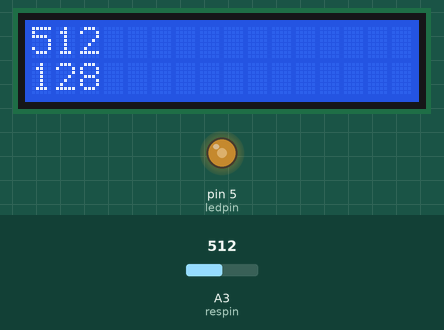
Recording of a sketch running on a simulated Arduino Uno, built with avr-gcc and run on an emulated ATmega328P. Parts: 16×2 character LCD, output pins drawn as LEDs (lit = HIGH). The test bench sets the inputs (shaded band); at power-on: A3 (respin) = 512.

Above: at 2.2 s.
2.3 s: A3 (respin) set to 306
At 4.2 s:
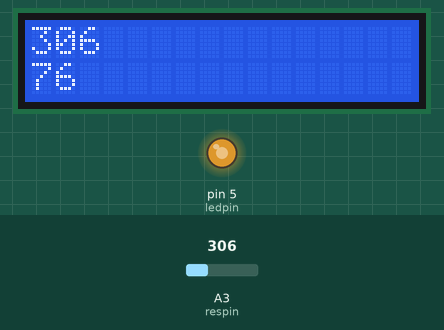
4.5 s: A3 (respin) set to 122
At 6.2 s:
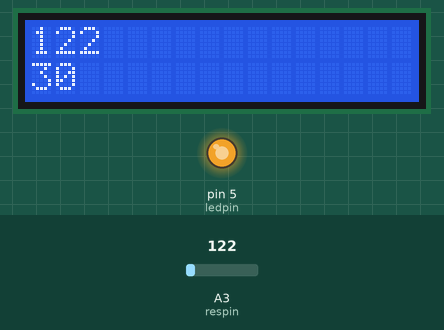
6.5 s: A3 (respin) set to 900
At 8.1 s:
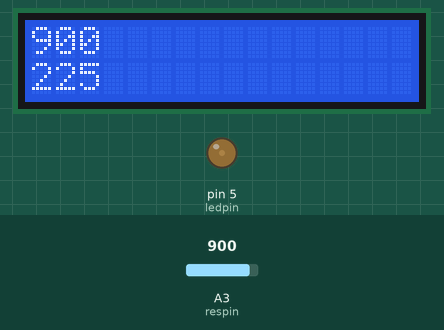
8.5 s: A3 (respin) set to 1023
At 9.9 s:
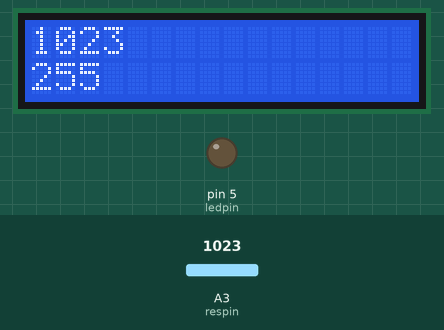
Timing chart, 0 to 11.5 s (numbered marks = the images above; inputs shaded):
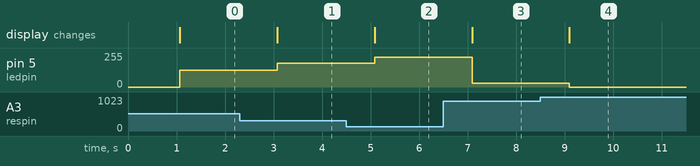

Measured:
- after the input at 2.3 s, pin 5 (ledpin): 127/255 → 179/255 after 0.78 s; the display: changes after 0.78 s (image 1)
- after the input at 4.5 s, pin 5 (ledpin): 179/255 → 225/255 after 0.58 s; the display: changes after 0.58 s (image 2)
- after the input at 6.5 s, pin 5 (ledpin): 225/255 → 30/255 after 0.59 s; the display: changes after 0.59 s (image 3)
- after the input at 8.5 s, pin 5 (ledpin): 30/255 → 0/255 after 0.60 s; the display: changes after 0.60 s (image 4)

The sketch:

AD.ino
```cpp
#include <LiquidCrystal.h>
int respin = A3;   //定义模拟接口0
int ledpin = 5;
int val = 0;


LiquidCrystal lcd(2, 11, 10, A1, A0, A2);

void setup()
{
  pinMode(ledpin,OUTPUT);

  lcd.begin(16, 2);
  lcd.clear();    // 清屏
  lcd.print("Hello world!");
  delay(1000);
}

void loop()
{
  val = analogRead(respin);  //读取模拟接口0 的值，并将其赋给val
  lcd.clear();
  lcd.setCursor(0,0);   // 列0 行0
  lcd.print(val);    //显示出val 的值
  val = val / 4;
  lcd.setCursor(0,1);   // 列0 行0
  lcd.print(val);    //显示出val 的值
  analogWrite(ledpin, 255 - val);

  delay(1000);
}
```
